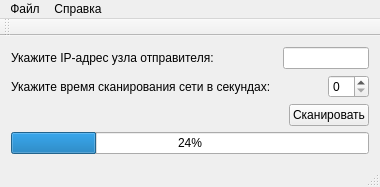
<?xml version="1.0" encoding="UTF-8"?>
<ui version="4.0">
 <class>MainWindow</class>
 <widget class="QMainWindow" name="MainWindow">
  <property name="geometry">
   <rect>
    <x>0</x>
    <y>0</y>
    <width>354</width>
    <height>179</height>
   </rect>
  </property>
  <property name="windowTitle">
   <string>MainWindow</string>
  </property>
  <widget class="QWidget" name="centralWidget">
   <layout class="QGridLayout" name="gridLayout">
    <item row="0" column="0">
     <widget class="QLabel" name="label">
      <property name="text">
       <string>Укажите IP-адрес узла отправителя:</string>
      </property>
     </widget>
    </item>
    <item row="0" column="1" colspan="2">
     <spacer name="horizontalSpacer">
      <property name="orientation">
       <enum>Qt::Horizontal</enum>
      </property>
      <property name="sizeHint" stdset="0">
       <size>
        <width>55</width>
        <height>20</height>
       </size>
      </property>
     </spacer>
    </item>
    <item row="0" column="3" colspan="3">
     <widget class="QLineEdit" name="sourceIPLineEdit"/>
    </item>
    <item row="1" column="0" colspan="2">
     <widget class="QLabel" name="label_2">
      <property name="text">
       <string>Укажите время сканирования сети в секундах:</string>
      </property>
     </widget>
    </item>
    <item row="1" column="2" colspan="3">
     <spacer name="horizontalSpacer_3">
      <property name="orientation">
       <enum>Qt::Horizontal</enum>
      </property>
      <property name="sizeHint" stdset="0">
       <size>
        <width>42</width>
        <height>20</height>
       </size>
      </property>
     </spacer>
    </item>
    <item row="1" column="5">
     <widget class="QSpinBox" name="scanningTimeSpinBox"/>
    </item>
    <item row="2" column="0" colspan="4">
     <spacer name="horizontalSpacer_2">
      <property name="orientation">
       <enum>Qt::Horizontal</enum>
      </property>
      <property name="sizeHint" stdset="0">
       <size>
        <width>252</width>
        <height>20</height>
       </size>
      </property>
     </spacer>
    </item>
    <item row="2" column="4" colspan="2">
     <widget class="QPushButton" name="scanNetworkPushButton">
      <property name="text">
       <string>Сканировать</string>
      </property>
     </widget>
    </item>
    <item row="3" column="0" colspan="6">
     <widget class="QProgressBar" name="netwScanningProgressBar">
      <property name="value">
       <number>24</number>
      </property>
     </widget>
    </item>
   </layout>
  </widget>
  <widget class="QMenuBar" name="menuBar">
   <property name="geometry">
    <rect>
     <x>0</x>
     <y>0</y>
     <width>354</width>
     <height>21</height>
    </rect>
   </property>
   <widget class="QMenu" name="menu">
    <property name="title">
     <string>Файл</string>
    </property>
    <addaction name="scanAction"/>
    <addaction name="separator"/>
    <addaction name="exitAction"/>
   </widget>
   <widget class="QMenu" name="menu_2">
    <property name="title">
     <string>Справка</string>
    </property>
    <addaction name="aboutAction"/>
   </widget>
   <addaction name="menu"/>
   <addaction name="menu_2"/>
  </widget>
  <widget class="QToolBar" name="mainToolBar">
   <attribute name="toolBarArea">
    <enum>TopToolBarArea</enum>
   </attribute>
   <attribute name="toolBarBreak">
    <bool>false</bool>
   </attribute>
  </widget>
  <widget class="QStatusBar" name="statusBar"/>
  <action name="scanAction">
   <property name="text">
    <string>Сканировать...</string>
   </property>
  </action>
  <action name="exitAction">
   <property name="text">
    <string>Выход</string>
   </property>
  </action>
  <action name="aboutAction">
   <property name="text">
    <string>О программе...</string>
   </property>
  </action>
 </widget>
 <layoutdefault spacing="6" margin="11"/>
 <resources/>
 <connections/>
</ui>
